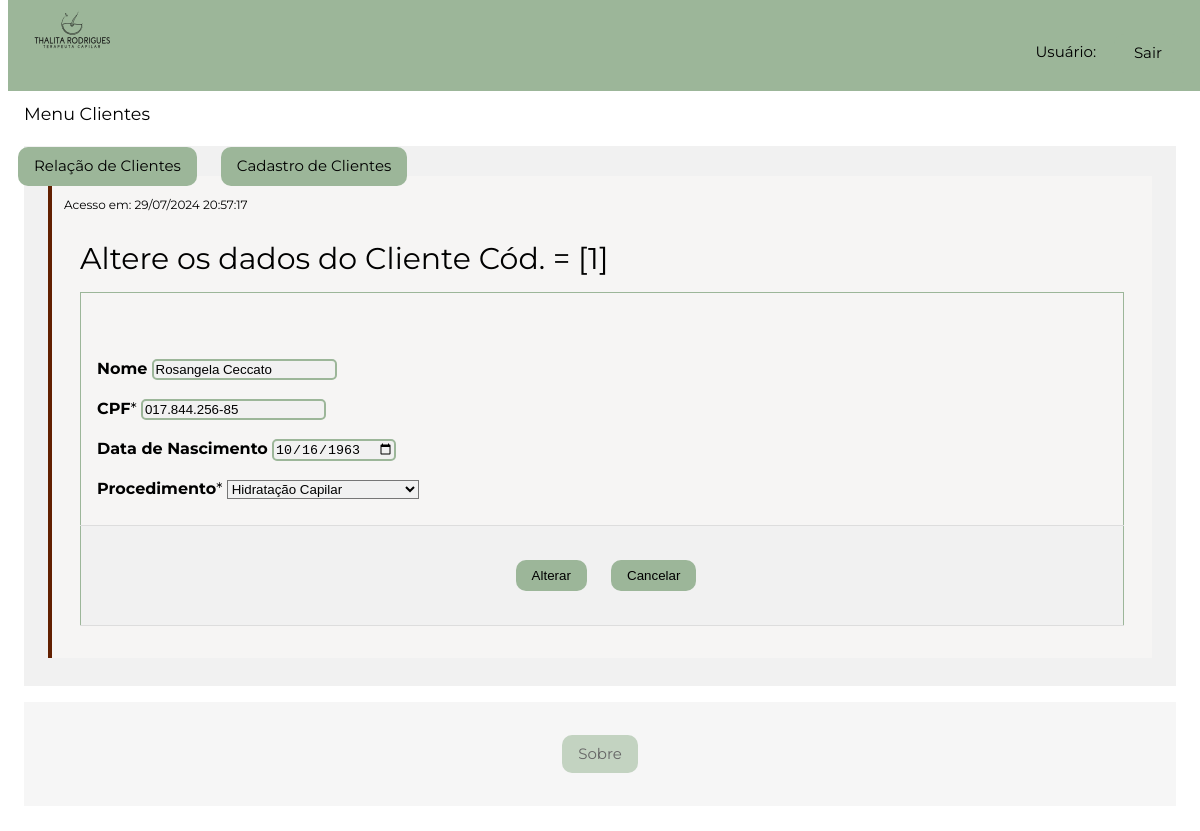
/clienteAtualizar.php?id=1 (signed in), run on the app's committed database.
### tables this page shows
CREATE TABLE `clientes` (
  `ID_Cliente` int(11) NOT NULL,
  `CPF` varchar(15) NOT NULL,
  `Nome` varchar(100) NOT NULL,
  `ID_Proced` int(11) NOT NULL,
  `Dt_Nasc` date DEFAULT NULL,
  `Dt_Proced` date NOT NULL
);

### clienteAtualizar.php (the view, shortened to what this page needs)
<!DOCTYPE html>
<html>
<head>
	<link rel="stylesheet" href="css/styles.css">
</head>
<body onload="p_show_nav('menuCliente')">
	<?php require 'geral/menu.php'; ?>
	<?php require 'bd/conectaBD.php'; ?>
	<div class="p-main p-container" style="margin-left:270px;margin-top:130px;">
		<div class="p-panel p-padding-large p-card-4 p-light-grey">
			<p class="p-large">
			<div class="p-code cssHigh notranslate">
				<?php
				$data = date("d/m/Y H:i:s", time());
				echo "<p class='p-small' > ";
				echo "Acesso em: ";
				echo $data;
				echo "</p> "
				?>
				<?php
				$id = $_GET['id'];
				$conn = new mysqli($servername, $username, $password, $database);
				$sql = "SELECT ID_Cliente, Nome, CPF, Dt_Nasc, ID_Proced, Dt_Proced FROM clientes WHERE ID_Cliente = $id";
				echo "<div class='p-responsive p-card-4'>";
				if ($result = $conn->query($sql)) {
					if ($result->num_rows == 1) {
						$row = $result->fetch_assoc();
						$id_cliente     = $row['ID_Cliente'];
						$nome          = $row['Nome'];
						$CPF           = $row['CPF'];
						$dataNasc      = $row['Dt_Nasc'];
						$sqlG = "SELECT ID_Proced, Nome_Proced FROM procedimentos";
						$result = $conn->query($sqlG);
						$optionsProced = array();
						if ($result->num_rows > 0) {
							while ($row = $result->fetch_assoc()) {
								array_push($optionsProced, "\t\t\t<option value='" . $row["ID_Proced"] . "'>" . $row["Nome_Proced"] . "</option>\n");
							}
						} else {
							echo "Erro executando SELECT: " . $conn->connect_error;
						}
				?>
						<div class="p-container p-theme">
							<h2>Altere os dados do Cliente Cód. = [<?php echo $id_cliente; ?>]</h2>
						</div>
						<form class="p-container" action="clienteAtualizar_exe.php" method="post" enctype="multipart/form-data">
							<table class='p-table-all'>
								<tr>
									<td style="width:50%;">
										<br>
										<p>
										<label class="fontTexto"><b>Nome</b></label>
										<input class="p-light-grey" name="Nome" type="text" pattern="[a-zA-Z\u00C0-\u00FF ]{10,100}$" title="Nome entre 10 e 100 letras." value="<?php echo $nome; ?>" required>
										</p>
										<p>
										<label class="fontTexto"><b>CPF</b>*</label>
										<input class="p-light-grey " name="CPF" id="CPF" type="text" maxlength="15" placeholder="XXX.XXX.XXX-XX" title="XXX.XXX.XXX-XX" value="<?php echo $CPF; ?>" pattern="[0-9]{3}.[0-9]{3}.[0-9]{3}-[0-9]{2}$" required>
										</p>
										<p>
										<label class="fontTexto"><b>Data de Nascimento</b></label>
										<input class="p-light-grey " name="DataNasc" type="date" placeholder="dd/mm/aaaa" title="dd/mm/aaaa" title="Formato: dd/mm/aaaa" value="<?php echo $dataNasc; ?>">
										</p>
										<p><label class="fontTexto"><b>Procedimento</b>*</label>
											<select name="Procedimento" id="Procedimento" class="p-light-grey " required>
											<?php
											foreach ($optionsProced as $key => $value) {
												echo $value;
											}
											?>
											</select>
										</p>
									</td>
								</tr>
								<tr>
									<td colspan="2" style="text-align:center">
									<p>
										<input type="submit" value="Alterar" class="p-btn p-red">
										<input type="button" value="Cancelar" class="p-btn p-theme" onclick="window.location.href='clienteListar.php'">
									</p>
									</td>
								</tr>
							</table>
							<br>
						</form>
				<?php
					}
				} else {
					echo "<p style='text-align:center'>Erro executando UPDATE: " . $conn->connect_error . "</p>";
				}
				echo "</div>";
				?>
			</div>
			</p>
		</div>
		<?php require 'geral/sobre.php'; ?>
	</div>
</body>
</html>

### css/styles.css (style rules this page uses)
:root { --verdeescuro: #25321B; --verdeclaro: #9cb699; --terracota: #622001; --terracotaclaro:#b6774d; --branco01: #F6F5F4; --fontTexto: 'montserrat'; --fontTitulo: 'alta'; }
html,body { font-family:var(--fontTexto); font-size:15px;line-height:1.5 }
html { overflow-x:hidden }
h2 { font-size:30px }
h1,h2,h3,h4,h5,h6 { font-family:var(--fontTexto); font-weight:400; margin:10px 0 }
.fontTexto { font-family: var(--fontTexto); }
input { border-radius: 5px; border: 2px solid var(--verdeclaro); }
.p-btn,.p-button { border:none; display:inline-block; padding:8px 16px; vertical-align:middle; overflow:hidden; margin: 10px; text-decoration:none; color: #000; background-color:var(--verdeclaro); text-align:center; cursor:pointer; border-radius: 10px; }
.p-table,.p-table-all { border-collapse:collapse; border-spacing:0; width:100%; display:table }
.p-table-all { border:1px solid var(--verdeclaro) }
.p-bordered tr,.p-table-all tr { border-bottom:1px solid #ddd }
.p-table-all tr:nth-child(odd) { background-color:var(--branco01) }
.p-table-all tr:nth-child(even) { background-color:#f1f1f1 }
.p-table td,.p-table th,.p-table-all td,.p-table-all th { padding:8px 8px; display:table-cell; text-align:left; vertical-align:top }
.p-table th:first-child,.p-table td:first-child,.p-table-all th:first-child,.p-table-all td:first-child { padding-left:16px }
.p-main,#main { transition:margin-left .4s }
.p-responsive { display:block; overflow-x:auto }
.p-container:after,.p-container:before,.p-panel:after,.p-panel:before,.p-row:after,.p-row:before,.p-row-padding:after,.p-row-padding:before, .p-cell-row:before,.p-cell-row:after,.p-clear:after,.p-clear:before,.p-bar:before,.p-bar:after { content:""; display:table; clear:both }
.p-main { margin-left:0!important; margin-right:0!important }
.p-container,.p-panel { padding:0.01em 16px }
.p-panel { margin-top:16px; margin-bottom:16px }
.p-code,.p-codespan { font-family:var(--fontTexto); font-size:16px }
.p-code { width:auto; background-color:var(--branco01); padding:8px 12px; border-left:4px solid var(--terracota); word-wrap:break-word }
.p-small { font-size:12px!important }
.p-large { font-size:18px!important }
.p-section,.p-code { margin-top:16px!important; margin-bottom:16px!important }
.p-padding-large { padding:12px 24px!important }
.p-light-grey,.p-hover-light-grey:hover,.p-light-gray,.p-hover-light-gray:hover { color:#000!important; background-color:#f1f1f1!important }

### data on the page
clientes: ID_Cliente "1", Nome "Rosangela Ceccato", CPF "017.844.256-85", DataNasc "10/16/1963"

### other printed values
form field Procedimento "Hidratação Capilar"
